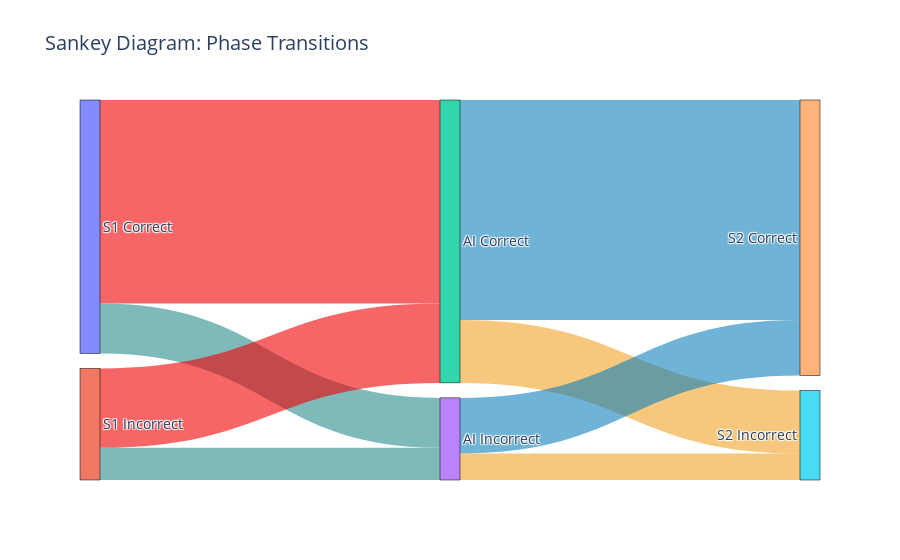

Notebook source saved alongside this figure:
### Code cell
# user acc across steps
df = load_data()
df_low = df[df['familiar_with_diabetes'] <= 4]
df_high = df[df['familiar_with_diabetes'] > 4]
data = {
    'ai_correct': [],
    's1_correct': [],
    's2_correct': [],
    's3_correct': []
}

for index, row in df.iterrows():
    ai,s1,s2,s3 = 0,0,0,0
    for i in range(1, 21):
        if row[f"{i}_ai"] == row[f"{i}_gt"]: 
            data['ai_correct'].append("Correct")
        else:
            data['ai_correct'].append("Incorrect")
        if row[f"{i}_1"] == row[f"{i}_ai"]: 
            data['s1_correct'].append("Correct")
        else:
            data['s1_correct'].append("Incorrect")
        if row[f"{i}_2"] == row[f"{i}_ai"]: 
            data['s2_correct'].append("Correct")
        else:
            data['s2_correct'].append("Incorrect")
        if row[f"{i}_3"] == row[f"{i}_ai"]: 
            data['s3_correct'].append("Correct")
        else:
            data['s3_correct'].append("Incorrect")
data = pd.DataFrame(data)

print(data.shape)
plot_sankey(data)

### Figure 1 — Plotly figure (JSON) as saved in the notebook; plotly's stock layout.template omitted (floating-point values rounded to 4 significant figures)
{"data": [{"link": {"color": ["rgba(242, 0, 0, 0.6)", "rgba(41, 140, 140, 0.6)", "rgba(242, 0, 0, 0.6)", "rgba(41, 140, 140, 0.6)", "rgba(16, 128, 187, 0.6)", "rgba(241, 162, 38, 0.6)", "rgba(16, 128, 187, 0.6)", "rgba(241, 162, 38, 0.6)"], "source": [0, 0, 1, 1, 2, 2, 3, 3], "target": [2, 3, 2, 3, 4, 5, 4, 5], "value": [1205, 295, 469, 191, 1302, 372, 329, 157]}, "node": {"label": ["S1 Correct", "S1 Incorrect", "AI Correct", "AI Incorrect", "S2 Correct", "S2 Incorrect"], "line": {"color": "black", "width": 0.5}, "pad": 15, "thickness": 20}, "type": "sankey"}], "layout": {"font": {"size": 14}, "title": {"text": "Sankey Diagram: Phase Transitions"}}}
